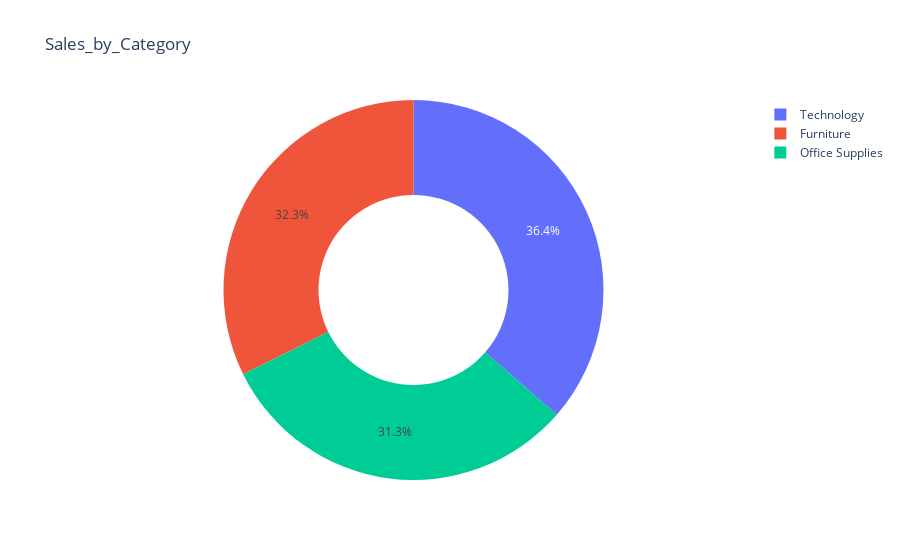

Notebook code for this chart:
### Code cell
fig = px.pie(Sales_by_Category, names='Category',values='Sales',title='Sales_by_Category',hole=0.5)

fig.show()

### Figure 1 — Plotly figure (JSON) as saved in the notebook; plotly's stock layout.template omitted (floating-point values rounded to 4 significant figures)
{"data": [{"domain": {"x": [0, 1], "y": [0, 1]}, "hole": 0.5, "hovertemplate": "Category=%{label}<br>Sales=%{value}<extra></extra>", "labels": ["Furniture", "Office Supplies", "Technology"], "legendgroup": "", "name": "", "showlegend": true, "type": "pie", "values": [742000.0, 719000.0, 836200.0]}], "layout": {"autosize": true, "legend": {"tracegroupgap": 0}, "title": {"text": "Sales_by_Category"}}}
